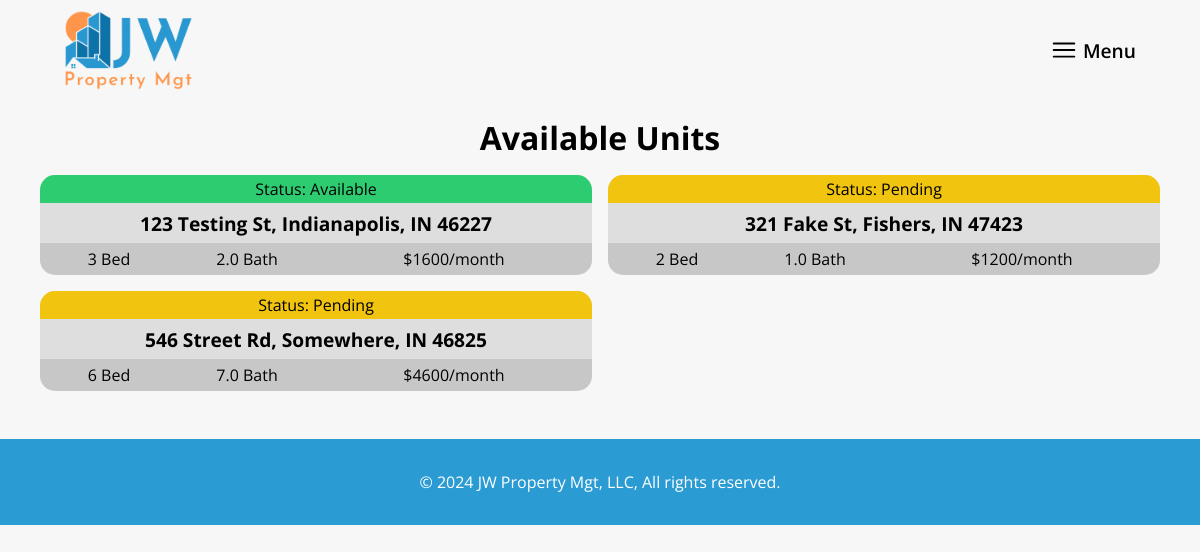
The app's page /available_units/ with its own data.
### mainsite/models.py (models this page shows, shortened)
class Unit(models.Model):
    creator = models.ForeignKey(settings.AUTH_USER_MODEL, on_delete=models.CASCADE)
    address = models.CharField(max_length=200)
    status = models.CharField(max_length=200)
    bedrooms = models.IntegerField()
    bathrooms = models.FloatField()
    rent = models.IntegerField()
    created_date = models.DateTimeField(default=timezone.now)
    published_date = models.DateTimeField(blank=True, null=True)

### mainsite/views.py (the view)
# urls.py: path('available_units/', views.available_units, name='available_units'),
def available_units(request):
    units = Unit.objects.filter(published_date__lte=timezone.now()).order_by('published_date')
    return render(request, 'available_units.html', {'units': units})

### mainsite/templates/available_units.html
{% extends 'base.html' %}
{% block content %}
    <div class="header__background"></div>
    <div class="units__container">
        <h1 class="subpage__title">Available Units</h1>
        <div class="units__grid">
            {% for unit in units %}
                <div class="unit__container">
                    <p class="unit__status" data-status="{{ unit.status }}">Status: {{ unit.status }}</p>
                    <h2 class="unit__address">{{ unit.address }}</h2>
                    <div class="unit__stats">
                        <p class="unit__stat">{{ unit.bedrooms }} Bed</p>
                        <p class="unit__stat">{{ unit.bathrooms }} Bath</p>
                        <p class="unit__stat">${{ unit.rent }}/month</p>
                    </div>
                </div>
            {% endfor %}
        </div>
    </div>
{% endblock %}

### mainsite/static/css/style.css (style rules this page uses)
* { padding: 0; margin: 0; box-sizing: border-box; }
body { font-family: 'Open Sans', Helvetica, sans-serif; background-color: #f7f7f7; }
.header__background { width: 100vw; height: 100px; }
.subpage__title { text-align: center; padding: 1rem 0; }
.units__container { max-width: 72rem; margin: 0 auto; padding: 0 1rem; }
.units__grid { display: grid; grid-template-columns: 1fr 1fr 1fr; gap: 1rem; }
.unit__container { background-color: rgba(0, 0, 0, 0.1); border-radius: 15px; }
.unit__status { text-align: center; padding: .2rem 0; border-top-left-radius: 15px; border-top-right-radius: 15px; }
.unit__address { font-size: 1.2rem; text-align: center; padding: .4rem 0; }
.unit__stats { display: grid; grid-template-columns: 1fr 1fr 2fr; text-align: center; background-color: rgba(0, 0, 0, 0.1); border-bottom-left-radius: 15px; border-bottom-right-radius: 15px; padding: .3rem 0; }
[data-status="Available"] { background-color: #2ecc71; }
[data-status="Pending"] { background-color: #f1c40f; }
@media screen and (max-width: 1200px) { .units__grid { grid-template-columns: 1fr 1fr; } }

### records on screen
Unit: status "Available", address "123 Testing St, Indianapolis, IN 46227", bedrooms "3", bathrooms "2.0", rent "1600"
Unit: status "Pending", address "321 Fake St, Fishers, IN 47423", bedrooms "2", bathrooms "1.0", rent "1200"
Unit: status "Pending", address "546 Street Rd, Somewhere, IN 46825", bedrooms "6", bathrooms "7.0", rent "4600"
